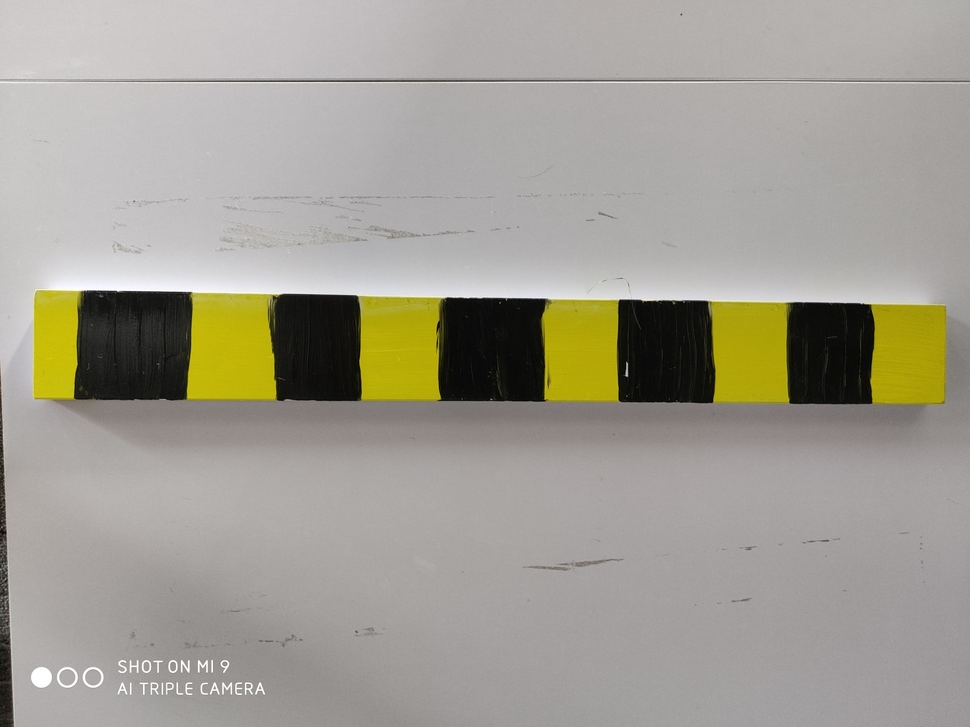
#> input picture 1.jpg, 970 x 727 px, shrunk from 4000 x 3000 before the run, found by its file name
$ python reshape.py
#> lines starting #> are read from the running program, lines starting #| are printed output that depends on the picture
import numpy as np
import cv2
import glob

mtx = np.array([[195.2195786600618, 0, 243.8702905959468],
                [0, 187.1211872269851, 214.2502222927143],
                [0, 0, 1]]
               )
dist = np.array(
    [[-0.1395365798775013, 0.01847486190780475, -0.006487336053286973, 0.002973805775375551, -0.0006586561922608219]])

imge = cv2.imread('./photo1/1.jpg')
#> imge is the input picture: shape (727, 970, 3); mean B, G, R 146.7, 158.1, 161.7
h, w = imge.shape[:2]
#> h = 727; w = 970
print(h)
#| 727
print(w)
#| 970
newcameramtx, roi = cv2.getOptimalNewCameraMatrix(mtx, dist, (w, h), 1, (w, h))
#> roi = (118, 64, 851, 553)
# undistort
dst = cv2.undistort(imge, mtx, dist, None, newcameramtx)
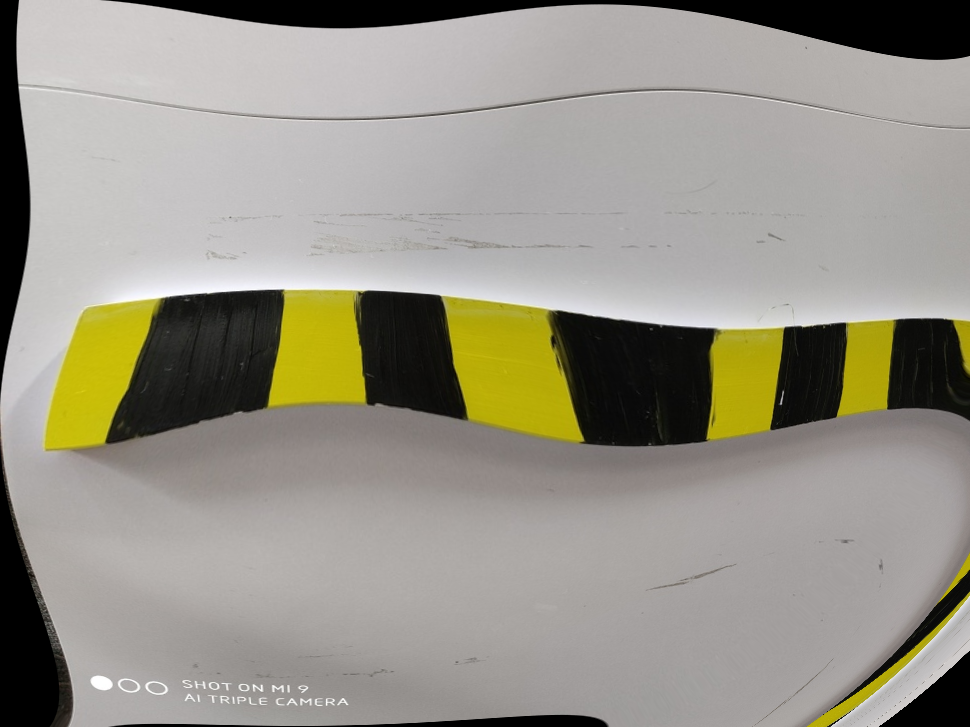
#> dst: shape (727, 970, 3); mean B, G, R 135.5, 147.7, 151.2

# crop the image
x, y, w, h = roi
#> x = 118; y = 64; w = 851; h = 553
# dst = dst[y:y + h, x:x + w]
cv2.imwrite('calibresult1.png', dst)

$ run again, with 2.jpg copied over 1.jpg
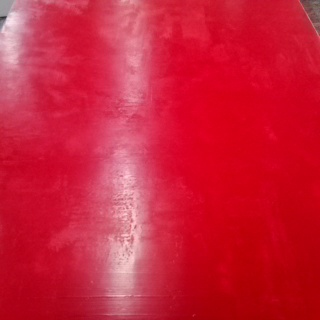
#> input picture 2.jpg, 320 x 320 px, found by its file name
#> imge is the input picture: shape (320, 320, 3); mean B, G, R 57.6, 32.6, 203.4
#| 320
#| 320
#> `dst = cv2.undistort(imge, mtx, dist, None, newcameramtx)`:
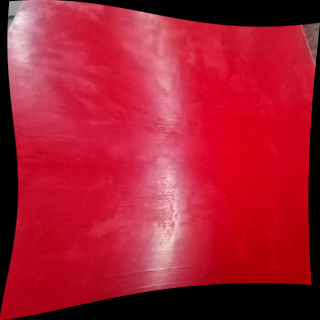
#> dst: shape (320, 320, 3); mean B, G, R 50.2, 28.9, 166.3

$ run again, with 257.jpg copied over 1.jpg
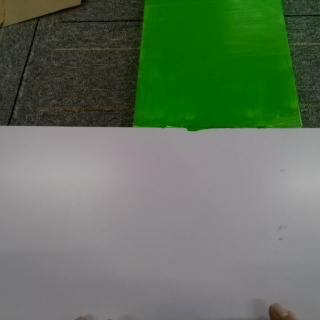
#> input picture 257.jpg, 320 x 320 px, found by its file name
#> imge is the input picture: shape (320, 320, 3); mean B, G, R 92.7, 113.9, 97.1
#| 320
#| 320
#> `dst = cv2.undistort(imge, mtx, dist, None, newcameramtx)`:
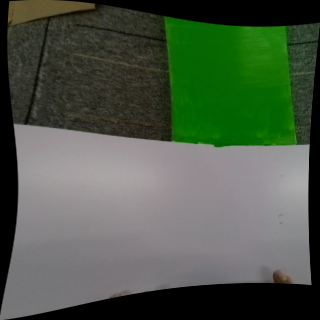
#> dst: shape (320, 320, 3); mean B, G, R 71.8, 88.7, 76.1
